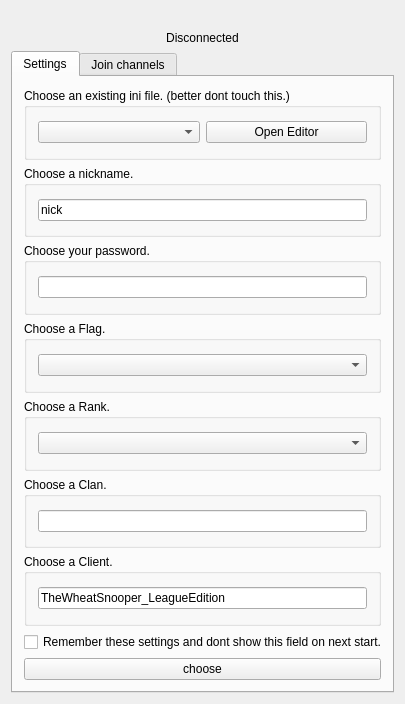
<?xml version="1.0" encoding="UTF-8"?>
<ui version="4.0">
 <class>mainwindowClass</class>
 <widget class="QWidget" name="mainwindowClass">
  <property name="geometry">
   <rect>
    <x>0</x>
    <y>0</y>
    <width>405</width>
    <height>704</height>
   </rect>
  </property>
  <property name="sizePolicy">
   <sizepolicy hsizetype="Fixed" vsizetype="Fixed">
    <horstretch>0</horstretch>
    <verstretch>0</verstretch>
   </sizepolicy>
  </property>
  <property name="minimumSize">
   <size>
    <width>405</width>
    <height>320</height>
   </size>
  </property>
  <property name="maximumSize">
   <size>
    <width>10000</width>
    <height>100000</height>
   </size>
  </property>
  <property name="windowTitle">
   <string>mainwindow</string>
  </property>
  <layout class="QHBoxLayout" name="horizontalLayout_5">
   <item>
    <layout class="QVBoxLayout" name="verticalLayout_3">
     <item>
      <widget class="QLabel" name="label_2">
       <property name="minimumSize">
        <size>
         <width>390</width>
         <height>0</height>
        </size>
       </property>
       <property name="text">
        <string/>
       </property>
       <property name="pixmap">
        <pixmap>snppictures/snooperbanner.png</pixmap>
       </property>
      </widget>
     </item>
     <item>
      <widget class="QLabel" name="connectlabel">
       <property name="text">
        <string>Disconnected</string>
       </property>
       <property name="alignment">
        <set>Qt::AlignCenter</set>
       </property>
      </widget>
     </item>
     <item>
      <layout class="QVBoxLayout" name="verticalLayout_2">
       <item>
        <widget class="QTabWidget" name="tabWidget">
         <property name="currentIndex">
          <number>0</number>
         </property>
         <widget class="QWidget" name="tab">
          <attribute name="title">
           <string>Settings</string>
          </attribute>
          <layout class="QHBoxLayout" name="horizontalLayout_3">
           <item>
            <layout class="QVBoxLayout" name="verticalLayout">
             <item>
              <widget class="QGroupBox" name="groupBox">
               <property name="title">
                <string>Choose an existing ini file. (better dont touch this.)</string>
               </property>
               <layout class="QHBoxLayout" name="horizontalLayout_6">
                <item>
                 <layout class="QHBoxLayout" name="horizontalLayout">
                  <item>
                   <widget class="QComboBox" name="cbini"/>
                  </item>
                  <item>
                   <widget class="QPushButton" name="pbeditor">
                    <property name="text">
                     <string>Open Editor</string>
                    </property>
                   </widget>
                  </item>
                 </layout>
                </item>
               </layout>
              </widget>
             </item>
             <item>
              <layout class="QHBoxLayout" name="horizontalLayout_2">
               <item>
                <widget class="QGroupBox" name="groupBox_3">
                 <property name="title">
                  <string>Choose a nickname.</string>
                 </property>
                 <property name="flat">
                  <bool>false</bool>
                 </property>
                 <layout class="QHBoxLayout" name="horizontalLayout_4">
                  <item>
                   <widget class="QLineEdit" name="lenick">
                    <property name="text">
                     <string>nick</string>
                    </property>
                   </widget>
                  </item>
                 </layout>
                </widget>
               </item>
              </layout>
             </item>
             <item>
              <widget class="QGroupBox" name="groupBox_8">
               <property name="title">
                <string>Choose your password.</string>
               </property>
               <layout class="QHBoxLayout" name="horizontalLayout_14">
                <item>
                 <widget class="QLineEdit" name="lepassword"/>
                </item>
               </layout>
              </widget>
             </item>
             <item>
              <widget class="QGroupBox" name="groupBox_4">
               <property name="title">
                <string>Choose a Flag.</string>
               </property>
               <layout class="QHBoxLayout" name="horizontalLayout_7">
                <item>
                 <widget class="QComboBox" name="flag">
                  <property name="currentIndex">
                   <number>-1</number>
                  </property>
                 </widget>
                </item>
               </layout>
              </widget>
             </item>
             <item>
              <widget class="QGroupBox" name="groupBox_5">
               <property name="title">
                <string>Choose a Rank.</string>
               </property>
               <layout class="QHBoxLayout" name="horizontalLayout_8">
                <item>
                 <widget class="QComboBox" name="rank">
                  <property name="iconSize">
                   <size>
                    <width>25</width>
                    <height>16</height>
                   </size>
                  </property>
                 </widget>
                </item>
               </layout>
              </widget>
             </item>
             <item>
              <widget class="QGroupBox" name="groupBox_6">
               <property name="title">
                <string>Choose a Clan.</string>
               </property>
               <layout class="QHBoxLayout" name="horizontalLayout_9">
                <item>
                 <widget class="QLineEdit" name="clan">
                  <property name="inputMask">
                   <string/>
                  </property>
                  <property name="text">
                   <string/>
                  </property>
                 </widget>
                </item>
               </layout>
              </widget>
             </item>
             <item>
              <widget class="QGroupBox" name="groupBox_7">
               <property name="title">
                <string>Choose a Client.</string>
               </property>
               <layout class="QHBoxLayout" name="horizontalLayout_10">
                <item>
                 <widget class="QLineEdit" name="client">
                  <property name="text">
                   <string>TheWheatSnooper_LeagueEdition</string>
                  </property>
                  <property name="readOnly">
                   <bool>true</bool>
                  </property>
                 </widget>
                </item>
               </layout>
              </widget>
             </item>
             <item>
              <widget class="QCheckBox" name="cbremember">
               <property name="text">
                <string>Remember these settings and dont show this field on next start.</string>
               </property>
              </widget>
             </item>
             <item>
              <widget class="QPushButton" name="start">
               <property name="text">
                <string>choose</string>
               </property>
              </widget>
             </item>
            </layout>
           </item>
          </layout>
         </widget>
         <widget class="QWidget" name="tab_2">
          <attribute name="title">
           <string>Join channels</string>
          </attribute>
          <layout class="QVBoxLayout" name="verticalLayout_6">
           <item>
            <layout class="QVBoxLayout" name="verticalLayout_5">
             <item>
              <widget class="QCheckBox" name="chbminimized">
               <property name="text">
                <string>Start minimized to tray.</string>
               </property>
              </widget>
             </item>
             <item>
              <widget class="QCheckBox" name="chbautojoin">
               <property name="text">
                <string>Join a channel on startup.</string>
               </property>
              </widget>
             </item>
             <item>
              <widget class="QGroupBox" name="groupBox_2">
               <property name="title">
                <string/>
               </property>
               <layout class="QHBoxLayout" name="horizontalLayout_13">
                <item>
                 <layout class="QHBoxLayout" name="horizontalLayout_12">
                  <item>
                   <widget class="QLabel" name="label">
                    <property name="text">
                     <string/>
                    </property>
                    <property name="scaledContents">
                     <bool>false</bool>
                    </property>
                    <property name="alignment">
                     <set>Qt::AlignCenter</set>
                    </property>
                   </widget>
                  </item>
                  <item>
                   <layout class="QVBoxLayout" name="verticalLayout_4">
                    <item>
                     <widget class="QComboBox" name="cbchannels"/>
                    </item>
                    <item>
                     <widget class="QPushButton" name="pbrememberjoin">
                      <property name="text">
                       <string>Join this channel on every startup.</string>
                      </property>
                     </widget>
                    </item>
                   </layout>
                  </item>
                 </layout>
                </item>
               </layout>
              </widget>
             </item>
             <item>
              <widget class="QPushButton" name="pbjoin">
               <property name="enabled">
                <bool>false</bool>
               </property>
               <property name="text">
                <string>join</string>
               </property>
              </widget>
             </item>
            </layout>
           </item>
           <item>
            <widget class="QPushButton" name="labelButton">
             <property name="minimumSize">
              <size>
               <width>0</width>
               <height>45</height>
              </size>
             </property>
             <property name="text">
              <string/>
             </property>
             <property name="iconSize">
              <size>
               <width>191</width>
               <height>39</height>
              </size>
             </property>
            </widget>
           </item>
           <item>
            <widget class="QPlainTextEdit" name="labeltraydescription1">
             <property name="minimumSize">
              <size>
               <width>0</width>
               <height>100</height>
              </size>
             </property>
             <property name="maximumSize">
              <size>
               <width>16777215</width>
               <height>100</height>
              </size>
             </property>
             <property name="readOnly">
              <bool>true</bool>
             </property>
            </widget>
           </item>
           <item>
            <widget class="QPlainTextEdit" name="labeltraydescription">
             <property name="readOnly">
              <bool>true</bool>
             </property>
            </widget>
           </item>
          </layout>
         </widget>
        </widget>
       </item>
      </layout>
     </item>
    </layout>
   </item>
  </layout>
 </widget>
 <layoutdefault spacing="6" margin="11"/>
 <resources/>
 <connections/>
</ui>
